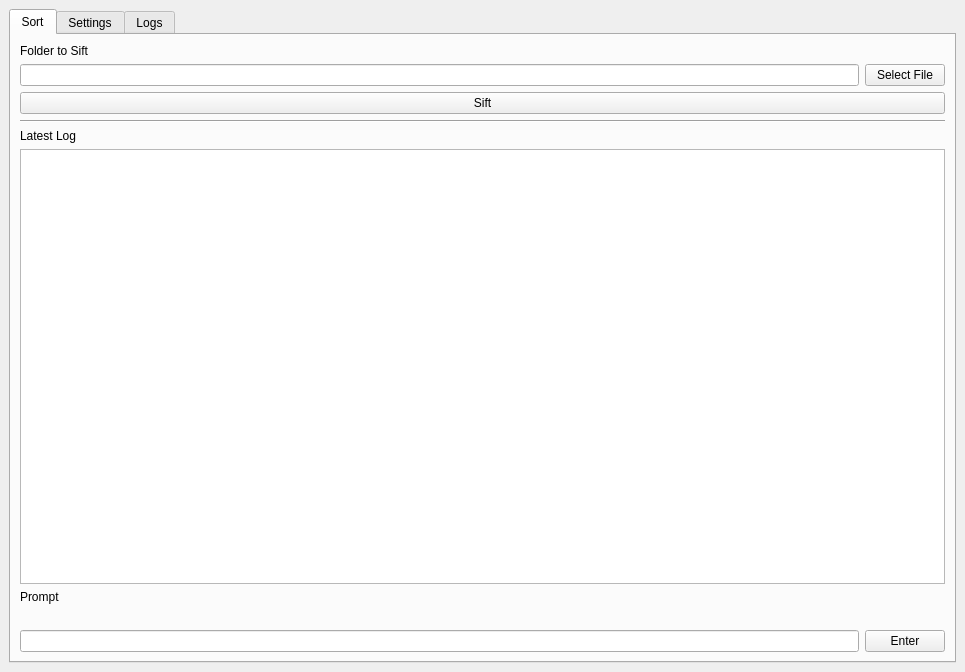
<?xml version="1.0" encoding="UTF-8"?>
<ui version="4.0">
 <class>Siftly</class>
 <widget class="QMainWindow" name="Siftly">
  <property name="geometry">
   <rect>
    <x>0</x>
    <y>0</y>
    <width>965</width>
    <height>672</height>
   </rect>
  </property>
  <property name="windowTitle">
   <string>Siftly</string>
  </property>
  <widget class="QWidget" name="centralwidget">
   <layout class="QVBoxLayout" name="verticalLayout">
    <item>
     <widget class="QTabWidget" name="tabWidget">
      <property name="currentIndex">
       <number>0</number>
      </property>
      <widget class="QWidget" name="Sort">
       <attribute name="title">
        <string>Sort</string>
       </attribute>
       <layout class="QGridLayout" name="gridLayout_3">
        <item row="1" column="1">
         <widget class="QPushButton" name="sift_btn_select_folder">
          <property name="text">
           <string>Select File</string>
          </property>
         </widget>
        </item>
        <item row="3" column="0" colspan="2">
         <widget class="Line" name="line">
          <property name="orientation">
           <enum>Qt::Horizontal</enum>
          </property>
         </widget>
        </item>
        <item row="4" column="0">
         <widget class="QLabel" name="label">
          <property name="text">
           <string>Latest Log</string>
          </property>
         </widget>
        </item>
        <item row="5" column="0" colspan="2">
         <widget class="QTextBrowser" name="sift_latest_log"/>
        </item>
        <item row="1" column="0">
         <widget class="QLineEdit" name="sift_folder"/>
        </item>
        <item row="0" column="0">
         <widget class="QLabel" name="label_2">
          <property name="text">
           <string>Folder to Sift</string>
          </property>
         </widget>
        </item>
        <item row="2" column="0" colspan="2">
         <widget class="QPushButton" name="sift_btn">
          <property name="text">
           <string>Sift</string>
          </property>
         </widget>
        </item>
        <item row="6" column="0">
         <widget class="QLabel" name="label_3">
          <property name="text">
           <string>Prompt</string>
          </property>
         </widget>
        </item>
        <item row="8" column="0">
         <widget class="QLineEdit" name="Sift_Prompt"/>
        </item>
        <item row="7" column="0">
         <widget class="QLabel" name="prompt_text">
          <property name="text">
           <string/>
          </property>
         </widget>
        </item>
        <item row="8" column="1">
         <widget class="QPushButton" name="prompt_ent">
          <property name="text">
           <string>Enter</string>
          </property>
         </widget>
        </item>
       </layout>
      </widget>
      <widget class="QWidget" name="tab_2">
       <attribute name="title">
        <string>Settings</string>
       </attribute>
       <layout class="QVBoxLayout" name="verticalLayout_2"/>
      </widget>
      <widget class="QWidget" name="tab">
       <attribute name="title">
        <string>Logs</string>
       </attribute>
       <layout class="QVBoxLayout" name="verticalLayout_3">
        <item>
         <widget class="QPushButton" name="logs_dump">
          <property name="text">
           <string>Dump Logs</string>
          </property>
         </widget>
        </item>
       </layout>
      </widget>
     </widget>
    </item>
   </layout>
  </widget>
 </widget>
 <resources/>
 <connections/>
</ui>
